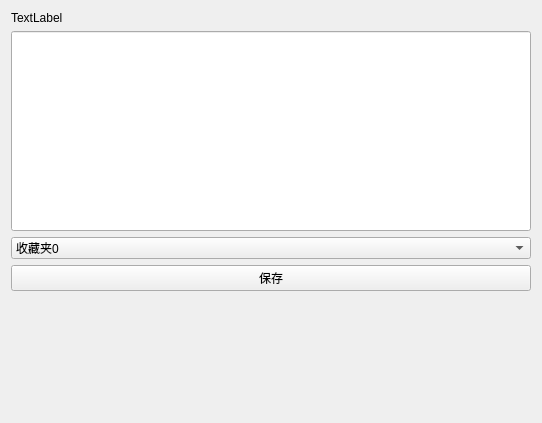
<?xml version="1.0" encoding="UTF-8"?>
<ui version="4.0">
 <class>Favorite_Info</class>
 <widget class="QWidget" name="Favorite_Info">
  <property name="geometry">
   <rect>
    <x>0</x>
    <y>0</y>
    <width>542</width>
    <height>423</height>
   </rect>
  </property>
  <property name="windowTitle">
   <string>Form</string>
  </property>
  <layout class="QGridLayout" name="gridLayout_2">
   <item row="1" column="0">
    <widget class="QLineEdit" name="lineEdit">
     <property name="minimumSize">
      <size>
       <width>0</width>
       <height>200</height>
      </size>
     </property>
    </widget>
   </item>
   <item row="2" column="0">
    <widget class="QComboBox" name="comboBox">
     <item>
      <property name="text">
       <string>收藏夹0</string>
      </property>
     </item>
     <item>
      <property name="text">
       <string>收藏夹1</string>
      </property>
     </item>
     <item>
      <property name="text">
       <string>收藏夹2</string>
      </property>
     </item>
     <item>
      <property name="text">
       <string>收藏夹3</string>
      </property>
     </item>
     <item>
      <property name="text">
       <string>收藏夹4</string>
      </property>
     </item>
     <item>
      <property name="text">
       <string>收藏夹5</string>
      </property>
     </item>
     <item>
      <property name="text">
       <string>收藏夹6</string>
      </property>
     </item>
     <item>
      <property name="text">
       <string>收藏夹7</string>
      </property>
     </item>
     <item>
      <property name="text">
       <string>收藏夹8</string>
      </property>
     </item>
     <item>
      <property name="text">
       <string>收藏夹9</string>
      </property>
     </item>
    </widget>
   </item>
   <item row="3" column="0">
    <widget class="QPushButton" name="pushButton">
     <property name="text">
      <string>保存</string>
     </property>
    </widget>
   </item>
   <item row="0" column="0">
    <widget class="QLabel" name="nameLabel">
     <property name="text">
      <string>TextLabel</string>
     </property>
    </widget>
   </item>
   <item row="4" column="0">
    <spacer name="verticalSpacer">
     <property name="orientation">
      <enum>Qt::Vertical</enum>
     </property>
     <property name="sizeHint" stdset="0">
      <size>
       <width>20</width>
       <height>40</height>
      </size>
     </property>
    </spacer>
   </item>
  </layout>
 </widget>
 <resources/>
 <connections>
  <connection>
   <sender>pushButton</sender>
   <signal>clicked()</signal>
   <receiver>Favorite_Info</receiver>
   <slot>SaveFavorite()</slot>
   <hints>
    <hint type="sourcelabel">
     <x>292</x>
     <y>272</y>
    </hint>
    <hint type="destinationlabel">
     <x>635</x>
     <y>277</y>
    </hint>
   </hints>
  </connection>
 </connections>
 <slots>
  <slot>SaveFavorite()</slot>
 </slots>
</ui>
